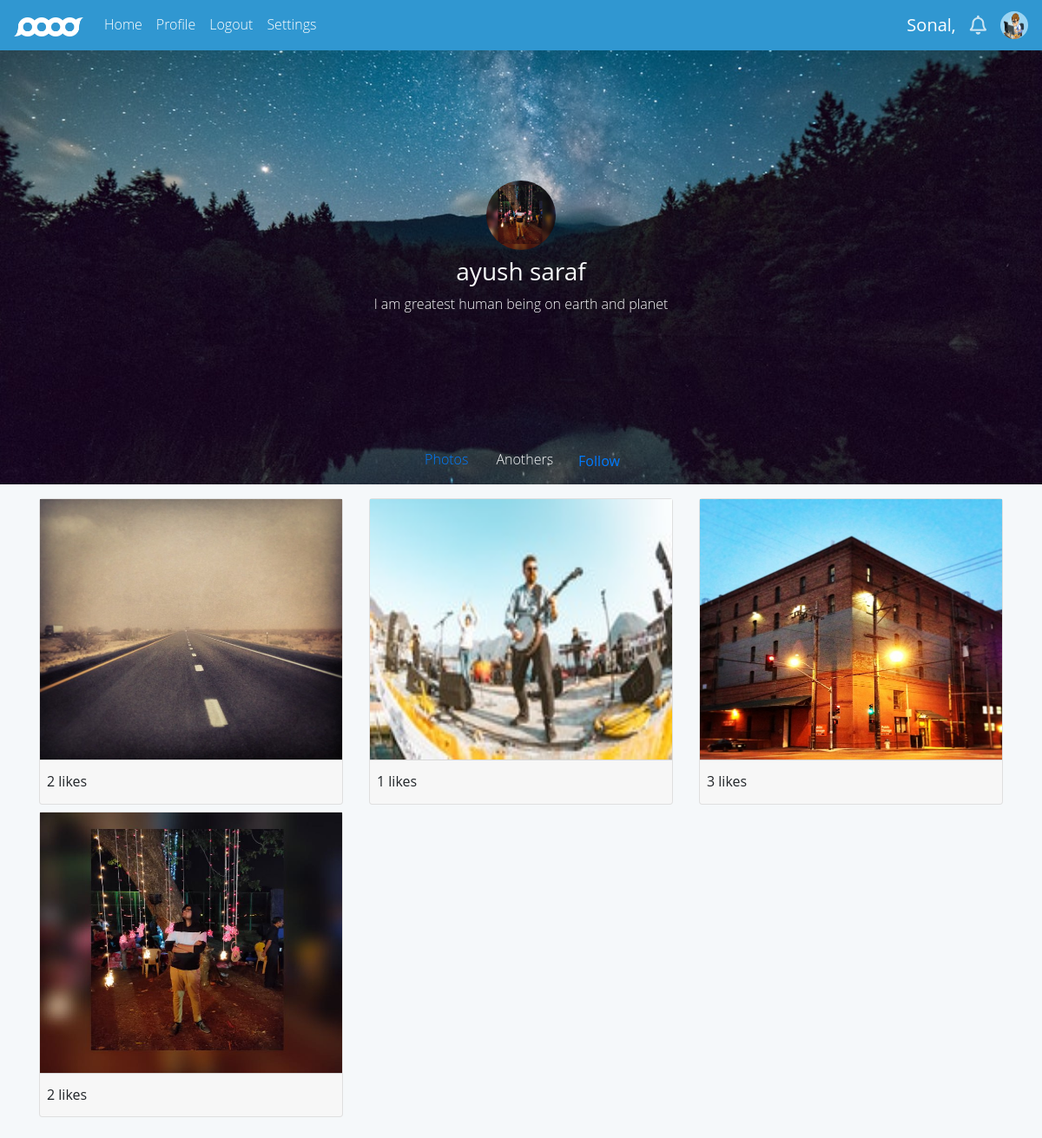
/profile/asaraf (signed in), run on an earlier commit of the app's database.
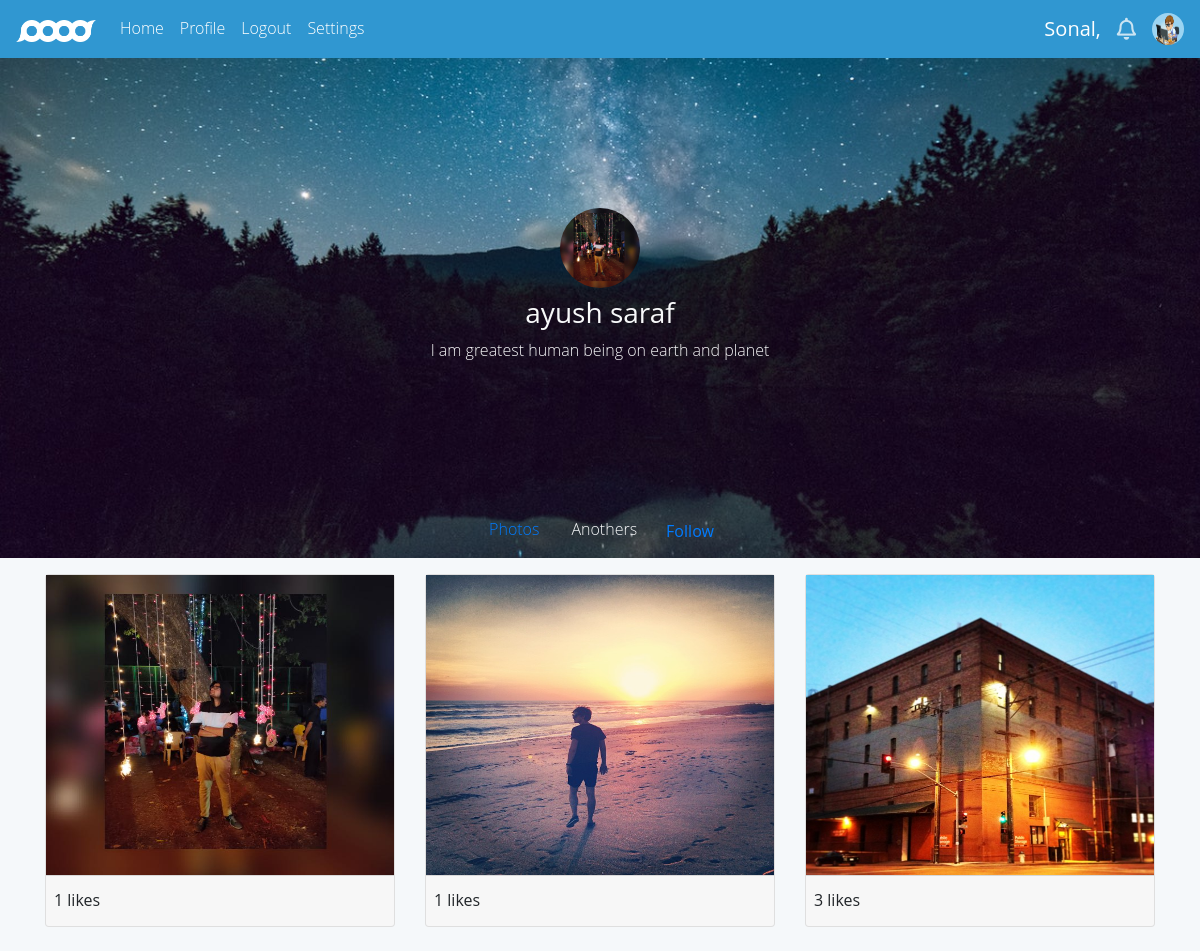
And on a later commit of the database.
### pagesetup/models.py (models this page shows, shortened)
class Posts(models.Model):
    user = models.CharField(max_length=30)
    caption = models.TextField(blank=True)
    image = models.ImageField(upload_to='posts')
    likes = models.IntegerField(default=1)
    date = models.DateField(default=datetime.now)
    icon = models.ImageField(default='icon.png')

### pagesetup/views.py (the view)
# urls.py: path('profile/<str:pk>',views.profile,name='profile'),
@login_required(login_url='/login')
def profile(request , pk):
    main_profile = Profile.objects.get(user = request.user)
    current_cred = User.objects.get(username = pk)
    current_profile = Profile.objects.get(user = current_cred)
    current_posts = Posts.objects.filter(user = pk)
    follow_str = ''
    if FollowUser.objects.filter(follower = request.user.username , following = pk):
        follow_str = "Unfollow"
    else:
        follow_str = "Follow"
    context = {
        'first_name':request.user.first_name.capitalize(),
        'profile':current_profile,
        'posts':current_posts,
        'main_profile':main_profile,
        'current_cred':current_cred,
        'follow_str':follow_str,
    }
    return render(request,'profile.html' , context)

### templates/profile.html (shortened to what this page needs)
{% load static %}
<!DOCTYPE html>
<html lang="en">
  <head>
    <link rel="stylesheet" href="https://cdnjs.cloudflare.com/ajax/libs/twitter-bootstrap/4.3.1/css/bootstrap.min.css" />
    <link rel="stylesheet" href="https://use.fontawesome.com/releases/v5.7.2/css/all.css" />
    <link rel="stylesheet" href="{% static 'css/style1.css' %}" />
    <link rel="stylesheet" href="lightbox.min.css" />
  </head>
  <body>
    <nav
      class="navbar navbar-expand-md navbar-dark mb-4"
      style="background-color: #3097d1"
    >
      <a href="/" class="navbar-brand"
        ><img
          src="{% static 'images/brand-white.png' %}"
          alt="logo"
          class="img-fluid"
          width="80px"
          height="100px"
      /></a>
      <div class="collapse navbar-collapse" id="responsive">
        <ul class="navbar-nav mr-auto text-capitalize">
          <li class="nav-item"><a href="/" class="nav-link active">home</a></li>
          <li class="nav-item"><a href="/profile/{{user.username}}" class="nav-link active">Profile</a></li>
          <li class="nav-item"><a href="/logout" class="nav-link active"> Logout </a> </li>
          <li class="nav-item"><a href="/settings" class="nav-link active"> Settings </a> </li>
        </ul>
        <h5 class="d-none d-md-block mt-2" style="color: white">
          {{first_name}},
        </h5>
        <a
          href="notification.html"
          class="text-decoration-none"
          style="color: #cbe4f2; font-size: 22px"
          ><i class="far fa-bell ml-3 d-none d-md-block"></i
        ></a>
        <img
          src="{{main_profile.profile_pic.url}}"
          alt=""
          class="rounded-circle ml-3 d-none d-md-block"
          width="32px"
          height="32px"
        />
      </div>
    </nav>
    <div style="height: 500px; margin-top: -2%; background-size: cover; background-repeat: no-repeat; background-position: center; background-image: url({% static 'images/banner.jpg' %});">
      <div class="banner-title d-flex flex-column justify-content-center align-items-center">
        <img
          src="{{profile.profile_pic.url}}"
          alt="img"
          class="rounded-circle mb-2"
          width="80px"
          height="80px"
        />
        <h3 class="text-light mb-2">{{current_cred.first_name}} {{current_cred.last_name}}</h3>
        <p class="text-light">
          {{profile.bio}}
        </p>
      </div>
      <div class="banner-end d-flex justify-content-center align-items-end">
        <form action="/follow" method="post">
            <ul class="nav text-light">
            <a class="nav-link active" href="#feed"><li>Photos</li></a>
            <li class="nav-item nav-link"> Anothers </li>
            {% if user.username != current_cred.username %}
                <button type="submit" class="btn btn-link pb-1 text-decoration-none"> {{follow_str}} </button>
            {% endif %}
          </ul>
          </form>
      </div>
    </div>
    <div class="container my-3" id="feed">
      <div class="row">
        {% for post in posts reversed %}
        <div class="col-lg-4 mb-2">
          <div class="card h-100">
            <div class="card-body p-0 m-0">
              <a href="{{post.image.url}}"><img src="{{post.image.url}}" class="w-100" height="300px"></a>
            </div>
            <div class="card-footer row w-100 mx-0 px-2">
              <div class="col-sm-6 w-50 pl-0">
                <strong>{{post.likes}} likes</strong>
              </div>
            </div>
          </div>
        </div>
        {% endfor %}
      </div>
    </div>
  </body>
</html>

What changed in the data, as far as the page shows it:
removed Posts: image (picture), likes "2"
removed Posts: image (picture), likes "1"
removed Posts: image (picture), likes "2"
added Posts: image (picture), likes "1"
added Posts: image (picture), likes "1"
